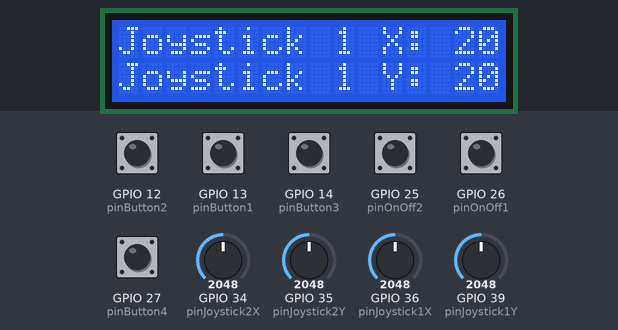
A sketch run on a simulated ESP32. Shown: 16×2 character LCD. The test bench sets the inputs (shaded band); at power-on: GPIO 12 (pinButton2), GPIO 13 (pinButton1), GPIO 14 (pinButton3), GPIO 25 (pinOnOff2), GPIO 26 (pinOnOff1), GPIO 27 (pinButton4) HIGH, GPIO 35 (pinJoystick2Y) = 2048, GPIO 36 (pinJoystick1X) = 2048, GPIO 34 (pinJoystick2X) = 2048, GPIO 39 (pinJoystick1Y) = 2048. Nothing arrives over Bluetooth unless stated.

Above: at 4.2 s.
4.3 s: GPIO 35 (pinJoystick2Y) set to 554
7.3 s: GPIO 35 (pinJoystick2Y) set to 469
14.3 s: GPIO 36 (pinJoystick1X) set to 472
At 15.1 s:
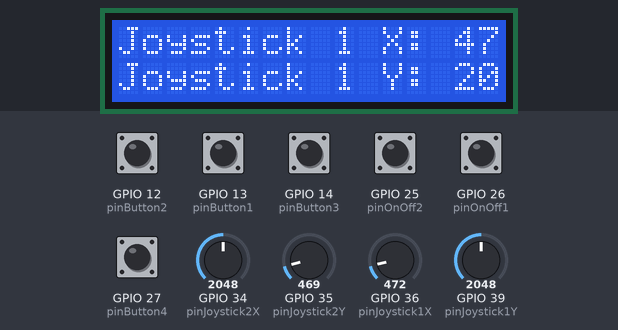
Timing chart, 0 to 17.3 s (numbered marks = the images above; inputs shaded):
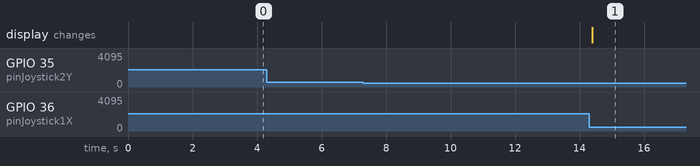

Measured:
- after the input at 4.3 s, every drawn part: stays the same
- after the input at 7.3 s, every drawn part: stays the same
- after the input at 14.3 s, the display: changes after 0.09 s (image 1)

The sketch:

projet_I3.ino
```cpp
#include <Arduino.h>                // Inclusion de la bibliothèque de base Arduino
#include <Wire.h>                   // Inclusion de la bibliothèque Wire pour la communication I2C
#include <LiquidCrystal_I2C.h>      // Inclusion de la bibliothèque LiquidCrystal_I2C pour l'écran LCD
#include <BluetoothSerial.h>        // Inclusion de la bibliothèque BluetoothSerial pour la communication Bluetooth

// Déclaration des pins pour les entrées
const int pinJoystick1X = 36;       // Pin pour l'axe X du joystick 1
const int pinJoystick1Y = 39;       // Pin pour l'axe Y du joystick 1
const int pinJoystick2X = 34;       // Pin pour l'axe X du joystick 2
const int pinJoystick2Y = 35;       // Pin pour l'axe Y du joystick 2
const int pinButton1 = 13;          // Pin pour le bouton poussoir 1
const int pinButton2 = 12;          // Pin pour le bouton poussoir 2
const int pinButton3 = 14;          // Pin pour le bouton poussoir 3
const int pinButton4 = 27;          // Pin pour le bouton poussoir 4
const int pinOnOff1 = 26;           // Pin pour le bouton ON/OFF 1
const int pinOnOff2 = 25;           // Pin pour le bouton ON/OFF 2

// Variables pour stocker les valeurs lues
int joystick1X, joystick1Y, joystick2X, joystick2Y;    // Variables pour stocker les valeurs des joysticks
bool button1, button2, button3, button4, buttonOnOff1, buttonOnOff2;  // Variables pour stocker l'état des boutons

// Seuil pour la détection de mouvement des joysticks
const int threshold = 512;          // Seuil pour détecter un mouvement significatif des joysticks

// Initialisation de l'écran LCD
LiquidCrystal_I2C lcd(0x27, 16, 2); // Création d'un objet lcd avec l'adresse I2C 0x27 et un écran de 16 colonnes et 2 lignes

// Initialisation du Bluetooth
BluetoothSerial SerialBT;           // Création d'un objet SerialBT pour la communication Bluetooth

// Fonction pour lire les entrées
void readInputs() {
    joystick1X = analogRead(pinJoystick1X);         // Lecture de l'axe X du joystick 1
    joystick1Y = analogRead(pinJoystick1Y);         // Lecture de l'axe Y du joystick 1
    joystick2X = analogRead(pinJoystick2X);         // Lecture de l'axe X du joystick 2
    joystick2Y = analogRead(pinJoystick2Y);         // Lecture de l'axe Y du joystick 2
    button1 = digitalRead(pinButton1) == LOW;       // Lecture de l'état du bouton 1
    button2 = digitalRead(pinButton2) == LOW;       // Lecture de l'état du bouton 2
    button3 = digitalRead(pinButton3) == LOW;       // Lecture de l'état du bouton 3
    button4 = digitalRead(pinButton4) == LOW;       // Lecture de l'état du bouton 4
    buttonOnOff1 = digitalRead(pinOnOff1) == LOW;   // Lecture de l'état du bouton ON/OFF 1
    buttonOnOff2 = digitalRead(pinOnOff2) == LOW;   // Lecture de l'état du bouton ON/OFF 2
}

// Fonction pour traiter les entrées
void processInputs() {
    // Traitement des joysticks
    if (joystick1X > threshold) {
        // Action correspondante au mouvement du joystick 1 vers la droite
        SerialBT.println("Joystick 1 droite");
    } else if (joystick1X < -threshold) {
        // Action correspondante au mouvement du joystick 1 vers la gauche
        SerialBT.println("Joystick 1 gauche");
    }

    if (joystick1Y > threshold) {
        // Action correspondante au mouvement du joystick 1 vers le haut
        SerialBT.println("Joystick 1 haut");
    } else if (joystick1Y < -threshold) {
        // Action correspondante au mouvement du joystick 1 vers le bas
        SerialBT.println("Joystick 1 bas");
    }

    // Traitement similaire pour joystick 2
    if (joystick2X > threshold) {
        // Action correspondante au mouvement du joystick 2 vers la droite
        SerialBT.println("Joystick 2 droite");
    } else if (joystick2X < -threshold) {
        SerialBT.println("Joystick 2 gauche");
    }

    if (joystick2Y > threshold) {
        // Action correspondante au mouvement du joystick 2 vers le haut
        SerialBT.println("Joystick 2 haut");
    } else if (joystick2Y < -threshold) {
        SerialBT.println("Joystick 2 bas");
    }

    // Traitement des boutons poussoirs
    if (button1) {
        SerialBT.println("Bouton 1 appuyé");
    }
    if (button2) {
        SerialBT.println("Bouton 2 appuyé");
    }
    if (button3) {
        SerialBT.println("Bouton 3 appuyé");
    }
    if (button4) {
        SerialBT.println("Bouton 4 appuyé");
    }

    // Traitement des boutons ON/OFF
    if (buttonOnOff1) {
        SerialBT.println("Bouton ON/OFF 1 activé");
    }
    if (buttonOnOff2) {
        SerialBT.println("Bouton ON/OFF 2 activé");
    }
}

// Fonction pour envoyer des données à l'écran LCD
void updateLCD() {
    lcd.clear();                      // Efface l'écran LCD
    lcd.setCursor(0, 0);              // Place le curseur à la première ligne, première colonne
    lcd.print("Joystick 1 X: ");      // Affiche "Joystick 1 X: "
    lcd.print(joystick1X);            // Affiche la valeur de l'axe X du joystick 1
    lcd.setCursor(0, 1);              // Place le curseur à la deuxième ligne, première colonne
    lcd.print("Joystick 1 Y: ");      // Affiche "Joystick 1 Y: "
    lcd.print(joystick1Y);            // Affiche la valeur de l'axe Y du joystick 1
    // Affichage des autres valeurs si nécessaire
}

// Fonction pour envoyer des données via Bluetooth
void sendData() {
    // Envoi des valeurs des joysticks
    SerialBT.print("Joystick1X: ");   // Envoie "Joystick1X: " via Bluetooth
    SerialBT.println(joystick1X);     // Envoie la valeur de l'axe X du joystick 1 via Bluetooth
    SerialBT.print("Joystick1Y: ");   // Envoie "Joystick1Y: " via Bluetooth
    SerialBT.println(joystick1Y);     // Envoie la valeur de l'axe Y du joystick 1 via Bluetooth
    SerialBT.print("Joystick2X: ");   // Envoie "Joystick2X: " via Bluetooth
    SerialBT.println(joystick2X);     // Envoie la valeur de l'axe X du joystick 2 via Bluetooth
    SerialBT.print("Joystick2Y: ");   // Envoie "Joystick2Y: " via Bluetooth
    SerialBT.println(joystick2Y);     // Envoie la valeur de l'axe Y du joystick 2 via Bluetooth

    // Envoi des états des boutons
    SerialBT.print("Button1: ");      // Envoie "Button1: " via Bluetooth
    SerialBT.println(button1);        // Envoie l'état du bouton 1 via Bluetooth
    SerialBT.print("Button2: ");      // Envoie "Button2: " via Bluetooth
    SerialBT.println(button2);        // Envoie l'état du bouton 2 via Bluetooth
    SerialBT.print("Button3: ");      // Envoie "Button3: " via Bluetooth
    SerialBT.println(button3);        // Envoie l'état du bouton 3 via Bluetooth
    SerialBT.print("Button4: ");      // Envoie "Button4: " via Bluetooth
    SerialBT.println(button4);        // Envoie l'état du bouton 4 via Bluetooth
    SerialBT.print("ButtonOnOff1: "); // Envoie "ButtonOnOff1: " via Bluetooth
    SerialBT.println(buttonOnOff1);   // Envoie l'état du bouton ON/OFF 1 via Bluetooth
    SerialBT.print("ButtonOnOff2: "); // Envoie "ButtonOnOff2: " via Bluetooth
    SerialBT.println(buttonOnOff2);   // Envoie l'état du bouton ON/OFF 2 via Bluetooth
}

// Fonction pour envoyer les commandes (mise à jour de l'écran LCD et envoi des données via Bluetooth)
void sendCommands() {
    updateLCD();                      // Met à jour l'écran LCD
    sendData();                       // Envoie les données via Bluetooth
}

// Fonction d'initialisation
void setup() {
    // Initialisation des pins et des périphériques (LCD, Bluetooth, etc.)
    pinMode(pinJoystick1X, INPUT);        // Configure la pin de l'axe X du joystick 1 en entrée
    pinMode(pinJoystick1Y, INPUT);        // Configure la pin de l'axe Y du joystick 1 en entrée
    pinMode(pinJoystick2X, INPUT);        // Configure la pin de l'axe X du joystick 2 en entrée
    pinMode(pinJoystick2Y, INPUT);        // Configure la pin de l'axe Y du joystick 2 en entrée
    pinMode(pinButton1, INPUT_PULLUP);    // Configure la pin du bouton 1 en entrée avec résistance de pull-up interne
    pinMode(pinButton2, INPUT_PULLUP);    // Configure la pin du bouton 2 en entrée avec résistance de pull-up interne
    pinMode(pinButton3, INPUT_PULLUP);    // Configure la pin du bouton 3 en entrée avec résistance de pull-up interne
    pinMode(pinButton4, INPUT_PULLUP);    // Configure la pin du bouton 4 en entrée avec résistance de pull-up interne
    pinMode(pinOnOff1, INPUT_PULLUP);     // Configure la pin du bouton ON/OFF 1 en entrée avec résistance de pull-up interne
    pinMode(pinOnOff2, INPUT_PULLUP);     // Configure la pin du bouton ON/OFF 2 en entrée avec résistance de pull-up interne

    // Initialisation de l'écran LCD
    lcd.init();                           // Initialise l'écran LCD
    lcd.backlight();                      // Allume le rétroéclairage de l'écran LCD

    // Initialisation de la communication Bluetooth
    SerialBT.begin("ESP32_Controller");   // Démarre la communication Bluetooth avec le nom "ESP32_Controller"
}

// Boucle principale
void loop() {
    // Lecture des entrées
    readInputs();                         // Lit les valeurs des joysticks et des boutons

    // Traitement des données
    processInputs();                      // Traite les valeurs lues

    // Envoi des commandes de contrôle
    sendCommands();                       // Met à jour l'écran LCD et envoie les données via Bluetooth

    // Petite pause pour éviter une surcharge du processeur
    delay(10);                            // Attente de 10 millisecondes
}
```
